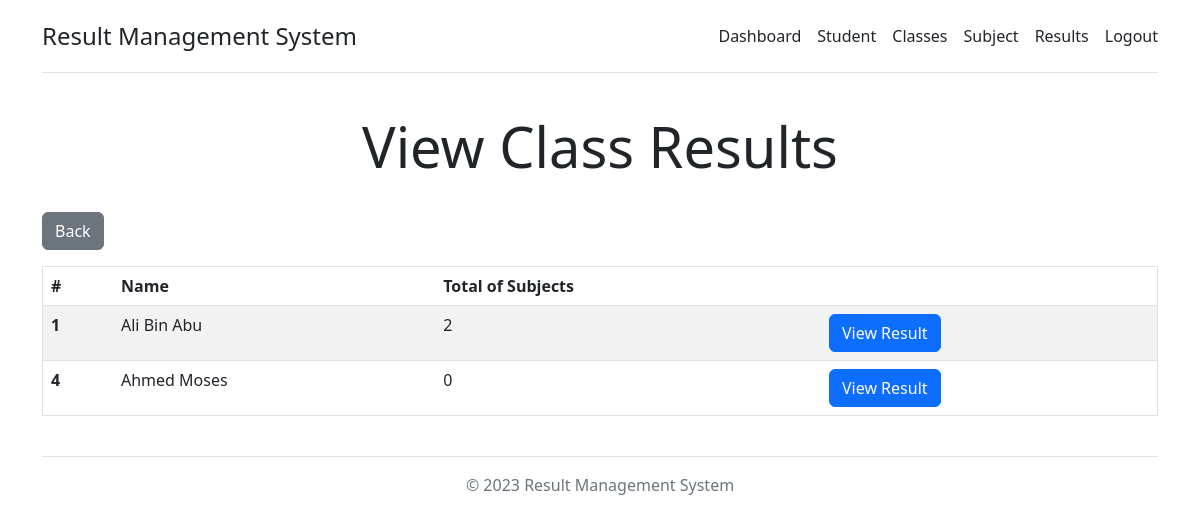
The page /admin/result-class-view.php?class_id=1 (signed in) on the database its author committed.
### tables this page shows
CREATE TABLE `students` (
  `id` int(11) NOT NULL,
  `ic` varchar(255) NOT NULL,
  `name` varchar(255) NOT NULL,
  `gender` varchar(255) NOT NULL,
  `phone` varchar(255) NOT NULL,
  `address` text NOT NULL,
  `class_id` int(11) NOT NULL
);

### config/include.php (called while the page is built, shortened)
<?php
function route($path)
{
    return 'http://localhost/srms/sms/' . $path;
}

### controller/controller.php (called while the page is built, shortened)
<?php
$conn = mysqli_connect($_ENV['DB_HOST'], $_ENV['DB_USERNAME'], $_ENV['DB_PASSWORD'], $_ENV['DB_DATABASE']);
function mysql($query)
{
    global $conn;
    return mysqli_query($conn, $query);
}
function getAllStudentByClass($id)
{
    $students = array();
    $query = "SELECT * FROM students WHERE class_id=$id";
    $result = mysql($query);
    while ($row = mysqli_fetch_assoc($result)) {
        $row['total_subject'] = getTotalStudentSubject($row['id']);
        $students[] = $row;
    }
    return $students;
}
function getTotalStudentSubject($id)
{
    $query = "SELECT * FROM results WHERE student_id=$id";
    $result = mysql($query);
    return $result->num_rows;
}

### admin/result-class-view.php (the view, shortened to what this page needs)
<?php
include('../config/include.php');
include(asset('controller/controller.php'));
if (isset($_GET['class_id'])) {
    $students = getAllStudentByClass($_GET['class_id']);
}
?>
<html lang="en">
<head>
    <link href="https://cdn.jsdelivr.net/npm/bootstrap@5.2.3/dist/css/bootstrap.min.css" rel="stylesheet">
</head>
<body>
    <div class="container py-3">
        <header>
            <?php include(asset('/inc/navbar.php')) ?>
            <div class="pricing-header p-3 pb-md-4 mx-auto text-center">
                <h1 class="display-4 fw-normal">View Class Results</h1>
            </div>
        </header>
        <main>
            <div>
                <a href="<?= route('admin/result-class.php') ?>" class="btn btn-secondary mb-3">Back</a>
            </div>
            <table class="table border table-striped">
                <thead>
                    <tr>
                        <th scope="col">#</th>
                        <th scope="col">Name</th>
                        <th scope="col">Total of Subjects</th>
                        <th scope="col"></th>
                    </tr>
                </thead>
                <tbody>
                    <?php
                    foreach ($students as $student) { ?>
                        <tr>
                            <th scope="row"><?= $student['id']; ?></th>
                            <td><?= $student['name']; ?></td>
                            <td><?= $student['total_subject']; ?></td>
                            <td>
                                <a href="<?= route("admin/result.php?student_id=" . $student['ic']) . "&class_id=" . $_GET['class_id'] ?>" class="btn btn-primary">View Result</a>
                            </td>
                        </tr>
                    <?php } ?>
                </tbody>
            </table>
        </main>
        <?php include(asset('/inc/footer.php')) ?>
    </div>
</body>
</html>

### rows shown on the page
students: id "1", name "Ali Bin Abu", total_subject "2"
students: id "4", name "Ahmed Moses", total_subject "0"

### other values the page prints
$_ENV['APP_NAME'] "Result Management System"
